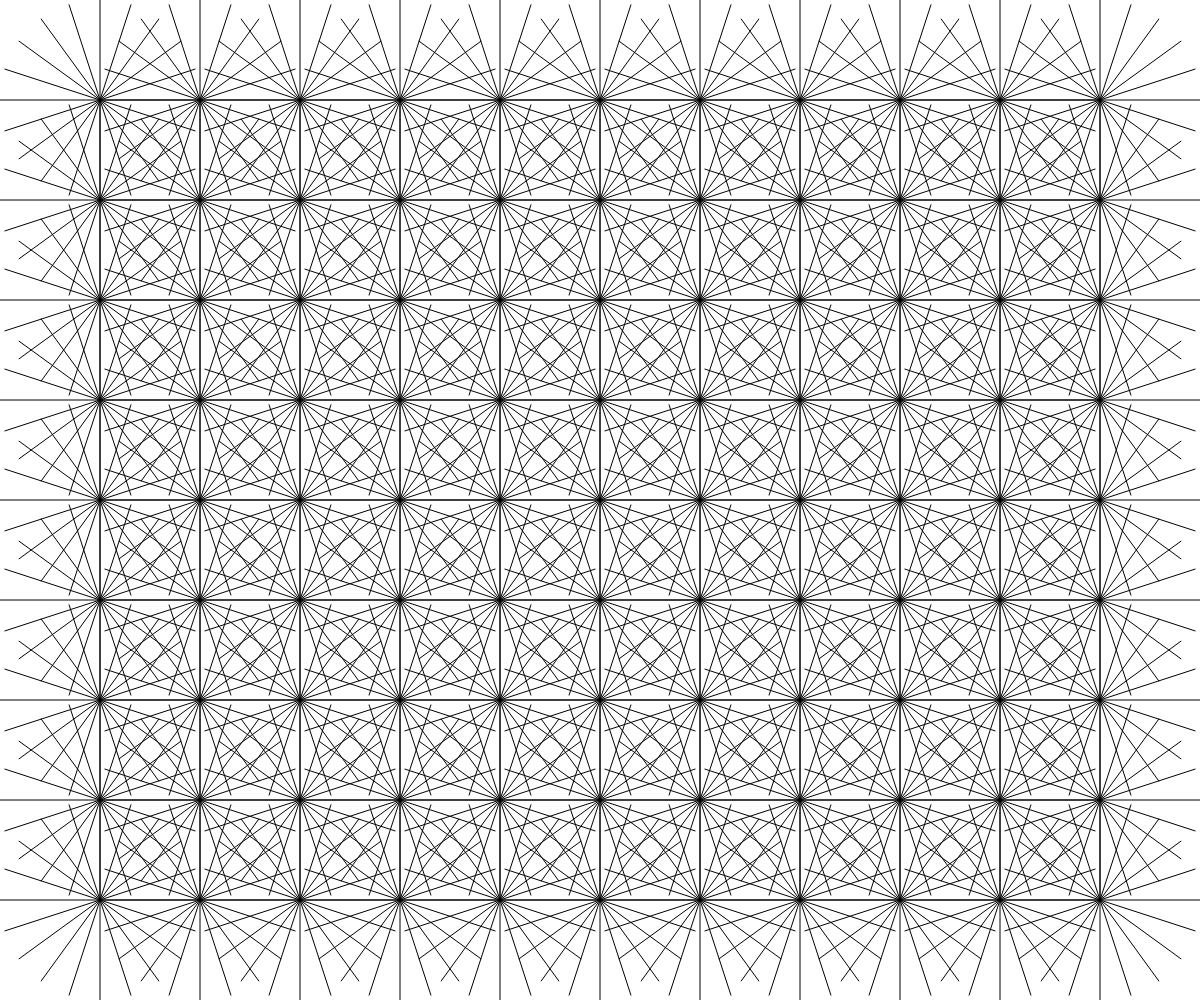
Frame 1 (no input)
Frame 60 (no input): identical to frame 1, image omitted
Frame 120 (the mouse pressed at the canvas centre since frame 60): identical to frame 1, image omitted

The p5.js sketch that drew this single still picture (run headless with seeded random() and noise() and a simulated clock; from frame 60 on, the mouse is pressed at the canvas centre):

// p5.js sketch
// ── sketch.js
let slotSize = 100;
let marginX;
let marginY;
let step = 0.1;

function setup() {
  createCanvas(windowWidth, windowHeight);

  pixelDensity(1);

  marginX = windowWidth - int(windowWidth / slotSize) * slotSize;
  marginY = windowHeight - int(windowHeight / slotSize) * slotSize;
}

function draw() {
  background(255);
  for (
    let x = marginX / 2 + slotSize / 2;
    x < width - marginX / 2 - slotSize;
    x += slotSize
  ) {
    for (
      let y = marginY / 2 + slotSize / 2;
      y < height - marginY / 2 - slotSize;
      y += slotSize
    ) {
      for (let angle = 0; angle < TWO_PI; angle += PI * step) {
        push();
        translate(x + slotSize / 2, y + slotSize / 2);
        line(0, 0, slotSize * cos(angle), slotSize * sin(angle));
        pop();
      }
    }
  }
}

function mouseReleased() {
  slotSize = int(random(1, 9)) * 20;
  step = random(0.05, 0.6);
  marginX = windowWidth - int(windowWidth / slotSize) * slotSize;
  marginY = windowHeight - int(windowHeight / slotSize) * slotSize;

  console.log(slotSize, step);
}

function windowResized() {
  resizeCanvas(windowWidth, windowHeight);
  marginX = windowWidth - int(windowWidth / slotSize) * slotSize;
  marginY = windowHeight - int(windowHeight / slotSize) * slotSize;
}
